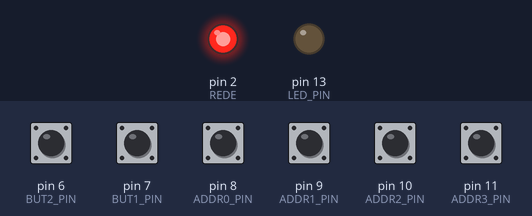
Simulated run of this program. Board: Arduino Uno, built with avr-gcc and run on an emulated ATmega328P. On the bench: output pins drawn as LEDs (lit = HIGH). The inputs (shaded band) are chosen by the test bench; at power-on: pin 6 (BUT2_PIN), pin 7 (BUT1_PIN), pin 8 (ADDR0_PIN), pin 9 (ADDR1_PIN), pin 10 (ADDR2_PIN), pin 11 (ADDR3_PIN) HIGH. What the program prints to the serial monitor is not drawn.

Above: at 1.2 s.
1.3 s: pin 6 (BUT2_PIN) pulled LOW for 0.15 s
2.9 s: pin 7 (BUT1_PIN) pulled LOW for 0.15 s
4.5 s: pin 6 (BUT2_PIN) pulled LOW for 1 s
7.0 s: pin 7 (BUT1_PIN) pulled LOW for 1 s
9.5 s: pin 6 (BUT2_PIN) driven LOW and pin 7 (BUT1_PIN) driven LOW
12.5 s: pin 7 (BUT1_PIN) driven HIGH
Timing chart, 0 to 15.5 s (numbered marks = the images above; inputs shaded):
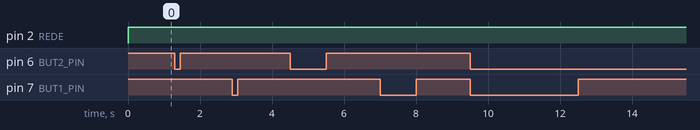

The program:

main.cpp
```cpp
// The native serial support happens via UART
#include <Arduino.h>

#define MASTER_ADDR 15
#define SLAVE1_ADDR 13
#define SLAVE2_ADDR 14

#define USART_BUFFER_MAX 100 // Buffersizer in Byte

#define LED_PIN 13
#define ADDR3_PIN 11
#define ADDR2_PIN 10
#define ADDR1_PIN 9
#define ADDR0_PIN 8
#define BUT1_PIN 7
#define BUT2_PIN 6
#define REDE 2
#define BAUD 9600 // BAUD Rate
#define FOSC 1843200
#define UBRR_VAL FOSC/16/BAUD - 1
uint8_t dat = 1;
uint8_t dat2 = 0;

/*USART has to be initialized before any communication can take place*/
void asynch9_init(unsigned int ubrr) {
    // UCSR0B - USART Control Status Register B
    UCSR0B = (1<<UCSZ02) | (1<<TXEN0) | (1<<RXEN0) ; // enables transmission + RECEP+ 9CHARC
    // UCSR0C - USART Control Status Register C
    UCSR0C = (0<<UMSEL01) | (0<<UMSEL00); // Asynchronous USART selected
    // UCSR0A - USART Control Status Register A
    UCSR0A = (0<<U2X0) | (1<<MPCM0); // asynchronous normal operation, F_CPU((16*BAUD))-1;
    // setting frame format, 9 bit
    UCSR0C =  (1<<UCSZ01) | (1<<UCSZ00);
    // parity mode disabled
    UCSR0C = (0<<UPM01) | (0<<UPM00);
    // Using only 1 stop bit
    UCSR0C = (0<<USBS0);
    // Set USART BAUD Rate, defined in definitions above
    UBRR0H = (unsigned char)(ubrr>>8);
    UBRR0L = (unsigned char)ubrr;
}

void send_addr(uint8_t addr) {
    // put your code here, to send a data byte:
    while(!(UCSR0A & (1<<UDRE0)));
    //Copy 9th bit to TXB8
    UCSR0B |= (1<<TXB80);
    UDR0=addr;
}

void send_data(uint8_t data) {
    // put your code here, to send a data byte:
    while(!(UCSR0A & (1<<UDRE0)));
    //Copy 9th bit to TXB8
    UCSR0B &= ~(1<<TXB80);
    UDR0 = data;
}

uint16_t get_data(void) {
    // put your code here, to receive a data byte using multi processor communication mode:
    unsigned char status, resh, resl;
    //Wait for data to be received
    while (!(UCSR0A & (1<<RXC0)));
    // Get status and 9th bit, then data from buffer
    status = UCSR0A;
    resh = UCSR0B;
    resl = UDR0;
    // If error, return -1
    if (status & ((1<<FE0)|(1<<DOR0)|(1<<UPE0)))
        return -1;
    // Filter the 9th bit, then return
    resh = (resh >> 1) & 0x01;
    //return ((resh << 8) | resl);
    return ((resh << 8) | resl);
}

void setup() {
    // put your setup code here, to run once:
    asynch9_init(UBRR_VAL);

    pinMode(BUT1_PIN,INPUT_PULLUP);
    pinMode(BUT2_PIN,INPUT_PULLUP);
    pinMode(LED_PIN, OUTPUT);
    pinMode(REDE, OUTPUT);
    pinMode(ADDR3_PIN,INPUT_PULLUP);
    pinMode(ADDR2_PIN,INPUT_PULLUP);
    pinMode(ADDR1_PIN,INPUT_PULLUP); //slave 2, isto é 0
    pinMode(ADDR0_PIN,INPUT_PULLUP); //slave 1, isto é 0
}

void loop() {
    // put your main code here, to run repeatedly:
    int addr0 = digitalRead(ADDR0_PIN);
    int addr1 = digitalRead(ADDR1_PIN);
    int addr2 = digitalRead(ADDR2_PIN);
    int addr3 = digitalRead(ADDR3_PIN);

    int but1 = digitalRead(BUT1_PIN);
    int but2 = digitalRead(BUT2_PIN);

    uint8_t addr = (addr3<<3)|(addr2<<2)|(addr1<<1)|(addr0<<0);

    if (addr == MASTER_ADDR){
        digitalWrite(REDE, HIGH);
        //unsigned int dat1 = get_data();
        if (but1 == LOW){
            send_addr(14);
            send_data(dat);
            //digitalWrite(LED_PIN, HIGH); para confirmar
            delay (10);
        }
        else if (but2 == LOW){
            send_addr(13);
            send_data(dat);
            //digitalWrite(LED_PIN, HIGH); para confirmar
            delay (10);
        }
    }
    else {
        unsigned int da = get_data();
        uint8_t ninth_bit = (da>>8);
        uint8_t fullbyte=da;
        digitalWrite(REDE, LOW);
        if (ninth_bit == 1){
            if (fullbyte == addr){
                UCSR0A &= ~(1<<MPCM0);
            }
            else
            {
                UCSR0A |= (1<<MPCM0);
            }

        }
        else if (ninth_bit == 0){
            if (fullbyte == dat){
                digitalWrite(LED_PIN, HIGH);
                delay(25);
                digitalWrite(LED_PIN, LOW);
            }
        }

    }
}
```

Measured:
- after the input at 1.3 s, every drawn part: stays the same
- after the input at 2.9 s, every drawn part: stays the same
- after the input at 4.5 s, every drawn part: stays the same
- after the input at 7.0 s, every drawn part: stays the same
- after the input at 9.5 s, every drawn part: stays the same
- after the input at 12.5 s, every drawn part: stays the same
